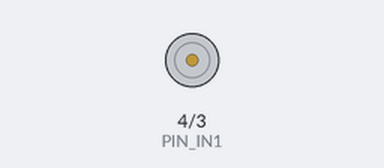
Recording of a sketch running on a simulated Arduino Nano, built with avr-gcc and run on an emulated ATmega328P. On the bench: motor-driver pin pairs drawn as motors (green arrow = first pin HIGH = forward, orange = second pin HIGH = backward, longer = more drive, scaled by the enable pin).

Above: at 3.9 s.
At 5.78 s:
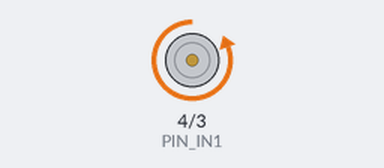
At 10.1 s:
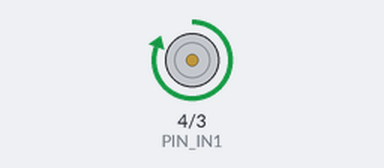
Timing chart, 0 to 11.0 s (numbered marks = the images above):
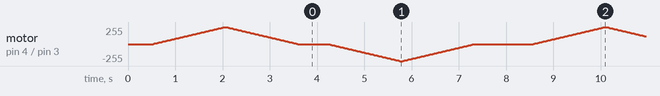

The sketch:

01_motor_only_l293d.ino
```cpp
// 01_motor_only_l293d.ino
// Motor-only bring-up test for Nano + L293D + DC motor
// EN = PWM speed, IN1/IN2 = direction

const uint8_t PIN_EN  = 5;  // must be PWM-capable on Nano
const uint8_t PIN_IN1 = 4;
const uint8_t PIN_IN2 = 3;

void motorCoast() {
  digitalWrite(PIN_IN1, LOW);
  digitalWrite(PIN_IN2, LOW);
  analogWrite(PIN_EN, 0);
}

void motorForward(uint8_t pwm) {
  digitalWrite(PIN_IN1, HIGH);
  digitalWrite(PIN_IN2, LOW);
  analogWrite(PIN_EN, pwm);
}

void motorReverse(uint8_t pwm) {
  digitalWrite(PIN_IN1, LOW);
  digitalWrite(PIN_IN2, HIGH);
  analogWrite(PIN_EN, pwm);
}

void setup() {
  pinMode(PIN_EN, OUTPUT);
  pinMode(PIN_IN1, OUTPUT);
  pinMode(PIN_IN2, OUTPUT);

  motorCoast();
  delay(500);
}

void loop() {
  // Forward ramp up
  for (int pwm = 0; pwm <= 255; pwm += 5) {
    motorForward((uint8_t)pwm);
    delay(30);
  }

  // Forward ramp down
  for (int pwm = 255; pwm >= 0; pwm -= 5) {
    motorForward((uint8_t)pwm);
    delay(30);
  }

  motorCoast();
  delay(600);

  // Reverse ramp up
  for (int pwm = 0; pwm <= 255; pwm += 5) {
    motorReverse((uint8_t)pwm);
    delay(30);
  }

  // Reverse ramp down
  for (int pwm = 255; pwm >= 0; pwm -= 5) {
    motorReverse((uint8_t)pwm);
    delay(30);
  }

  motorCoast();
  delay(1200);
}
```
